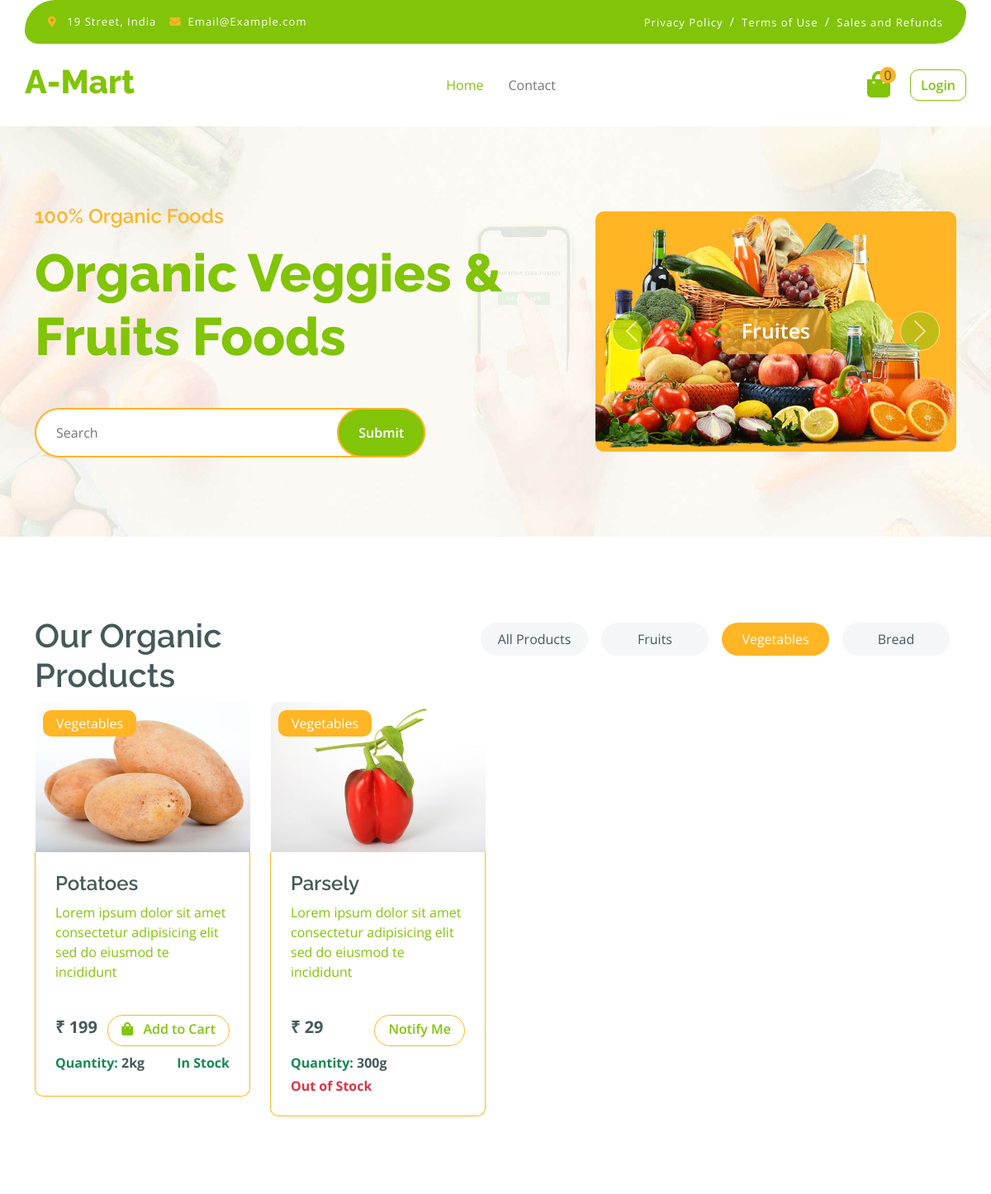
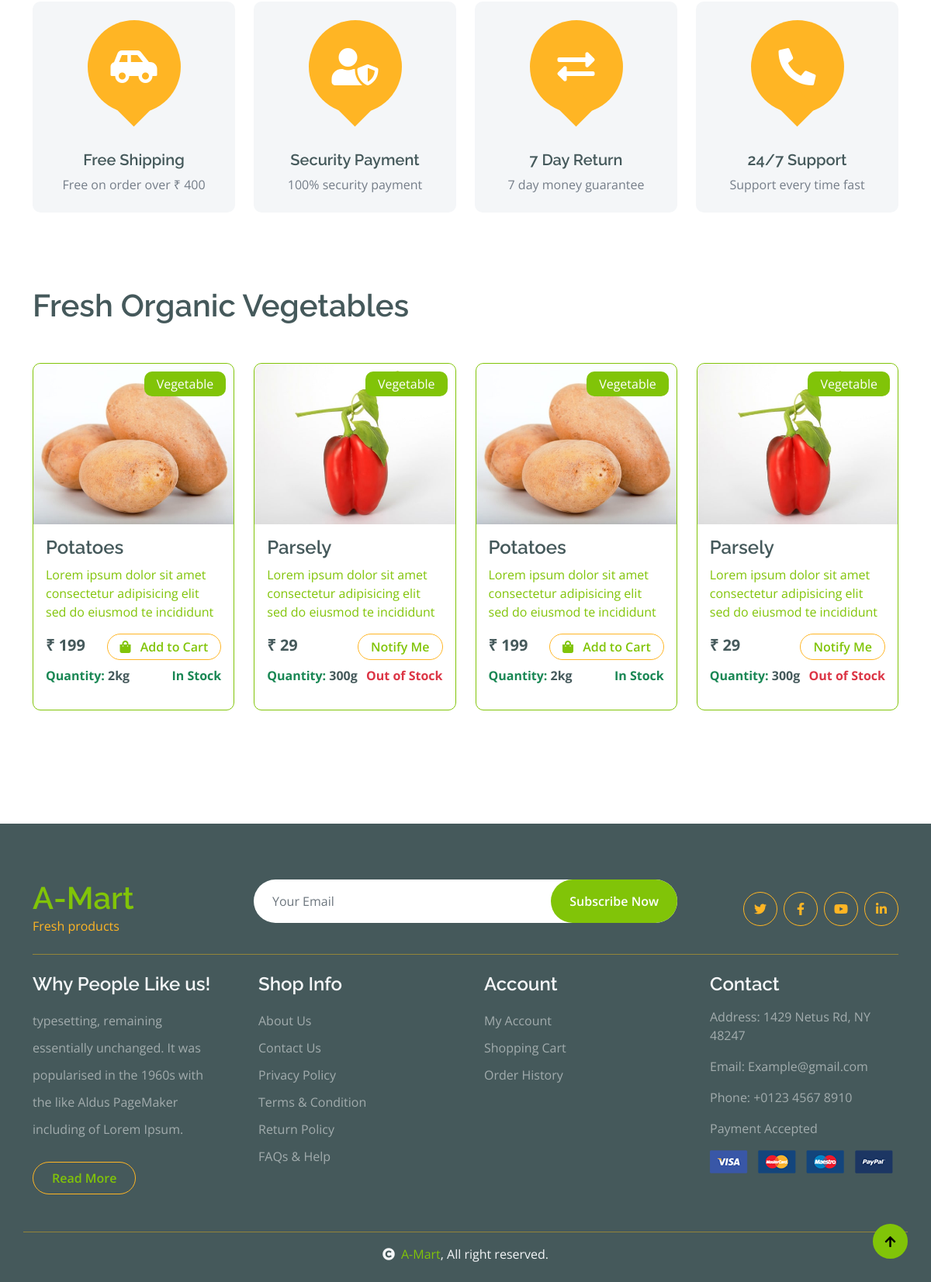
The app's page /?category=2 with its own data (2 pictures, top to bottom).
### mymart/models.py (models this page shows, shortened)
class Category(models.Model):
    name = models.CharField(max_length=100)
    def __str__(self):
        return self.name

class Product(models.Model):
    product_name = models.CharField(max_length=100)
    short_discriptions = models.TextField()
    discriptions = models.TextField()
    prd_category = models.ForeignKey(Category, on_delete=models.CASCADE, null=True)
    price = models.DecimalField(max_digits=10, decimal_places=0)
    stock_quantity = models.IntegerField(default=0, blank=False, null=True)
    prd_weight = models.CharField(max_length=50, blank=False, null=True)
    product_slug = AutoSlugField(populate_from='product_name',unique=True,null=True,default=None)
    image_name = models.CharField(max_length=100, blank=True)
    created_at = models.DateField(auto_now_add=True)
    @property
    def is_in_stock(self):
        return int(self.stock_quantity) > 0

### mymart/views.py (the view)
# urls.py: 2. Add a URL to urlpatterns:  path('', views.home, name='home')
def home(request):
    category_id = request.GET.get('category')
    myproduct = Product.objects.all()
    categories = Category.objects.all()
    vegitable_prd = Product.objects.filter(prd_category_id=2)
    if category_id:
        myproduct = Product.objects.filter(prd_category=category_id)
    if request.method == 'GET':
        search_prd = request.GET.get('search')
        if search_prd != None:
            myproduct = Product.objects.filter(product_name__icontains=search_prd)
    if request.user.is_authenticated: #use for count to cart item
        cart_items = Add_To_Cart.objects.filter(user=request.user)
    else:
        cart_items = []
    data = {
        'products':cart_items,
        'categories':categories,
        'myproduct':myproduct,
        'vegitable_prd':vegitable_prd,
        'selected_category': int(category_id) if category_id else None
    }
    return render(request, 'home.html', data)

### mymart/templates/home.html (shortened to what this page needs)
{% load static %}
<!DOCTYPE html>
<html lang="en">
    <head>
        {% include 'head.html' %}
    </head>
    <body>
         {% include 'header.html' %}
        <div class="container-fluid py-5 mb-5 hero-header">
            <div class="container py-5">
                <div class="row g-5 align-items-center">
                    <div class="col-md-12 col-lg-7">
                        <h4 class="mb-3 text-secondary">100% Organic Foods</h4>
                        <h1 class="mb-5 display-3 text-primary">Organic Veggies & Fruits Foods</h1>
                        <div class="position-relative mx-auto">
                            <form method="get">
                                <input class="form-control border-2 border-secondary w-75 py-3 px-4 rounded-pill" type="text" id="search" name="search" placeholder="Search">
                                <button type="submit" class="btn btn-primary border-2 border-secondary py-3 px-4 position-absolute rounded-pill text-white h-100" style="top: 0; right: 25%;">Submit</button>
                            </form>
                        </div>
                    </div>
                    <div class="col-md-12 col-lg-5">
                        <div id="carouselId" class="carousel slide position-relative" data-bs-ride="carousel">
                            <div class="carousel-inner" role="listbox">
                                <div class="carousel-item active rounded">
                                    <img src="{% static 'img/hero-img-1.png' %}" class="img-fluid w-100 h-100 bg-secondary rounded" alt="First slide">
                                    <a href="#" class="btn px-4 py-2 text-white rounded">Fruites</a>
                                </div>
                            </div>
                            <button class="carousel-control-prev" type="button" data-bs-target="#carouselId" data-bs-slide="prev">
                                <span class="carousel-control-prev-icon" aria-hidden="true"></span>
                            </button>
                            <button class="carousel-control-next" type="button" data-bs-target="#carouselId" data-bs-slide="next">
                                <span class="carousel-control-next-icon" aria-hidden="true"></span>
                            </button>
                        </div>
                    </div>
                </div>
            </div>
        </div>
        <div class="container-fluid fruite py-5">
            <div class="container">
                <div class="tab-class text-center">
                    <div class="row g-4">
                        <div class="col-lg-4 text-start">
                            <h1>Our Organic Products</h1>
                        </div>
                        <div class="col-lg-8 text-end">
                            <ul class="nav nav-pills d-inline-flex text-center mb-5">
                                <li class="nav-item">
                                    <a href="{% url 'home' %}" class="d-flex m-2 py-2 bg-light rounded-pill {% if not selected_category %} active {% endif %}">
                                        <span class="text-dark" style="width: 130px;">All Products</span>
                                    </a>
                                </li>
                                {% for category in categories %}
                                <li class="nav-item">
                                    <a href="{% url 'home' %}?category={{category.id}}" class="d-flex m-2 py-2 bg-light rounded-pill {% if selected_category == category.id %}active{% endif %}" >
                                        <span class="text-dark" style="width: 130px;">{{category.name}}</span>
                                    </a>
                                </li>
                                {% endfor %}
                            </ul>
                        </div>
                    </div>
                    <div class="tab-content">
                        <div class="tab-pane fade show p-0 active">
                            <div class="row g-4">
                                <div class="col-lg-12">
                                    <div class="row g-4">
                                        {% for allproduct in myproduct %}
                                        <div class="col-md-6 col-lg-4 col-xl-3 h-100">
                                            <a href="product-details/{{allproduct.product_slug}}">
                                                <div class="rounded position-relative fruite-item">
                                                    <div class="fruite-img">
                                                        <img src="{%static 'img/'%}{{allproduct.image_name}}.jpg" class="rounded-top" width="260px" height="182px" alt="{{allproduct.image_name}}">
                                                    </div>
                                                    <div class="text-white bg-secondary px-3 py-1 rounded position-absolute" style="top: 10px; left: 10px;">{{allproduct.prd_category}}</div>
                                                    <div class="p-4 border border-secondary border-top-0 rounded-bottom">
                                                        <h4 class="text-start">{{allproduct.product_name}}</h4>
                                                        <p class="text-start" style="height: 120px;">{{allproduct.short_discriptions}}</p>
                                                        <div class="d-flex justify-content-between flex-lg-wrap">
                                                            <p class="text-dark fs-5 fw-bold">₹ {{allproduct.price}}</p>
                                                            {% if allproduct.is_in_stock %}
                                                                {% if user.is_authenticated %}
                                                                    <a href="{% url 'cart' allproduct.id %}" class="btn border border-secondary rounded-pill px-3 py-1 mb-2 text-primary"><i class="fa fa-shopping-bag me-2 text-primary"></i> Add to Cart</a>
                                                                {% else %}
                                                                    <a href="{% url 'view_cart' %}" class="btn border border-secondary rounded-pill px-3 py-1 mb-2 text-primary"><i class="fa fa-shopping-bag me-2 text-primary"></i> Add to Cart</a>
                                                                {% endif %}
                                                            {% else %}
                                                                <a href="javascript:void(0);" class="btn border border-secondary rounded-pill px-3 py-1 mb-2 text-primary"></i> Notify Me</a>
                                                            {% endif %}
                                                        </div>
                                                        <div class="d-flex justify-content-between flex-lg-wrap">
                                                            <p class="fw-bold text-success text-start mb-1">
                                                                Quantity: <span class="text-dark">{{allproduct.prd_weight}}</span>
                                                            </p>
                                                            <p class="mb-0 {% if allproduct.is_in_stock %} text-success {% else %} text-danger {% endif %} fw-bold">
                                                                {% if allproduct.is_in_stock %}
                                                                 In Stock
                                                                {% else %}
                                                                 Out of Stock
                                                                {% endif %}
                                                            </p>
                                                        </div>
                                                    </div>
                                                </div>
                                            </a>
                                        </div>
                                        {% endfor %}
                                    </div>
                                </div>
                            </div>
                        </div>
                    </div>
                </div>
            </div>
        </div>
        <div class="container-fluid featurs py-5">
            <div class="container">
                <div class="row g-4">
                    <div class="col-md-6 col-lg-3">
                        <div class="featurs-item text-center rounded bg-light p-4">
                            <div class="featurs-icon btn-square rounded-circle bg-secondary mb-5 mx-auto">
                                <i class="fas fa-car-side fa-3x text-white"></i>
                            </div>
                            <div class="featurs-content text-center">
                                <h5>Free Shipping</h5>
                                <p class="mb-0">Free on order over ₹ 400</p>
                            </div>
                        </div>
                    </div>
                    <div class="col-md-6 col-lg-3">
                        <div class="featurs-item text-center rounded bg-light p-4">
                            <div class="featurs-icon btn-square rounded-circle bg-secondary mb-5 mx-auto">
                                <i class="fas fa-user-shield fa-3x text-white"></i>
                            </div>
                            <div class="featurs-content text-center">
                                <h5>Security Payment</h5>
                                <p class="mb-0">100% security payment</p>
                            </div>
                        </div>
                    </div>
                    <div class="col-md-6 col-lg-3">
                        <div class="featurs-item text-center rounded bg-light p-4">
                            <div class="featurs-icon btn-square rounded-circle bg-secondary mb-5 mx-auto">
                                <i class="fas fa-exchange-alt fa-3x text-white"></i>
                            </div>
                            <div class="featurs-content text-center">
                                <h5>7 Day Return</h5>
                                <p class="mb-0">7 day money guarantee</p>
                            </div>
                        </div>
                    </div>
                    <div class="col-md-6 col-lg-3">
                        <div class="featurs-item text-center rounded bg-light p-4">
                            <div class="featurs-icon btn-square rounded-circle bg-secondary mb-5 mx-auto">
                                <i class="fa fa-phone-alt fa-3x text-white"></i>
                            </div>
                            <div class="featurs-content text-center">
                                <h5>24/7 Support</h5>
                                <p class="mb-0">Support every time fast</p>
                            </div>
                        </div>
                    </div>
                </div>
            </div>
        </div>
        <div class="container-fluid vesitable py-5">
            <div class="container">
                <h1 class="mb-0">Fresh Organic Vegetables</h1>
                <div class="owl-carousel vegetable-carousel justify-content-center">
                    {% for vegitable in vegitable_prd %}
                    <div class="border border-primary rounded position-relative vesitable-item">
                        <a href="product-details/{{vegitable.product_slug}}">
                            <div class="vesitable-img">
                                <img src="{%static 'img/'%}{{vegitable.image_name}}.jpg" class="img-fluid w-100 rounded-top" alt="">
                            </div>
                            <div class="text-white bg-primary px-3 py-1 rounded position-absolute" style="top: 10px; right: 10px;">Vegetable</div>
                            <div class="p-3 rounded-bottom">
                                <h4>{{vegitable.product_name}}</h4>
                                <p>{{vegitable.short_discriptions}}</p>
                                <div class="d-flex justify-content-between flex-lg-wrap">
                                    <p class="text-dark fs-5 fw-bold mb-0">₹ {{vegitable.price}}</p>
                                    {% if vegitable.is_in_stock %}
                                        {% if user.is_authenticated %}
                                            <a href="{% url 'cart' vegitable.id %}" class="btn border border-secondary rounded-pill px-3 py-1 mb-2 text-primary"><i class="fa fa-shopping-bag me-2 text-primary"></i> Add to Cart</a>
                                        {% else %}
                                            <a href="{% url 'view_cart' %}" class="btn border border-secondary rounded-pill px-3 py-1 mb-2 text-primary"><i class="fa fa-shopping-bag me-2 text-primary"></i> Add to Cart</a>
                                        {% endif %}
                                    {% else %}
                                        <a href="javascript:void(0);" class="btn border border-secondary rounded-pill px-3 py-1 mb-2 text-primary">Notify Me</a>
                                    {% endif %}
                                </div>
                                <div class="d-flex justify-content-between">
                                    <p class="fw-bold text-success text-start mb-1">
                                        Quantity: <span class="text-dark">{{vegitable.prd_weight}}</span>
                                    </p>
                                    <p class="mb-3 text-end {% if vegitable.is_in_stock %} text-success {% else %} text-danger {% endif %} fw-bold">
                                        {% if vegitable.is_in_stock %}
                                            In Stock
                                        {% else %}
                                            Out of Stock
                                        {% endif %}
                                    </p>
                                </div>
                            </div>
                        </a>
                    </div>
                    {% endfor %}
                </div>
            </div>
        </div>
        {% include 'footer.html' %}
    </body>
</html>

### records on screen
Category: name "Fruits"
Category: name "Vegetables"
Category: name "Bread"
Product: image_name (picture), prd_category "Vegetables", product_name "Potatoes", short_discriptions "Lorem ipsum dolor sit amet consectetur adipisicing elit sed do eiusmod te incididunt", price "199", stock_quantity "Add to Cart", prd_weight "2kg"
Product: image_name (picture), prd_category "Vegetables", product_name "Parsely", short_discriptions "Lorem ipsum dolor sit amet consectetur adipisicing elit sed do eiusmod te incididunt", price "29", stock_quantity "Notify Me", prd_weight "300g"

### other values on screen
{{ products|length }} "0"
